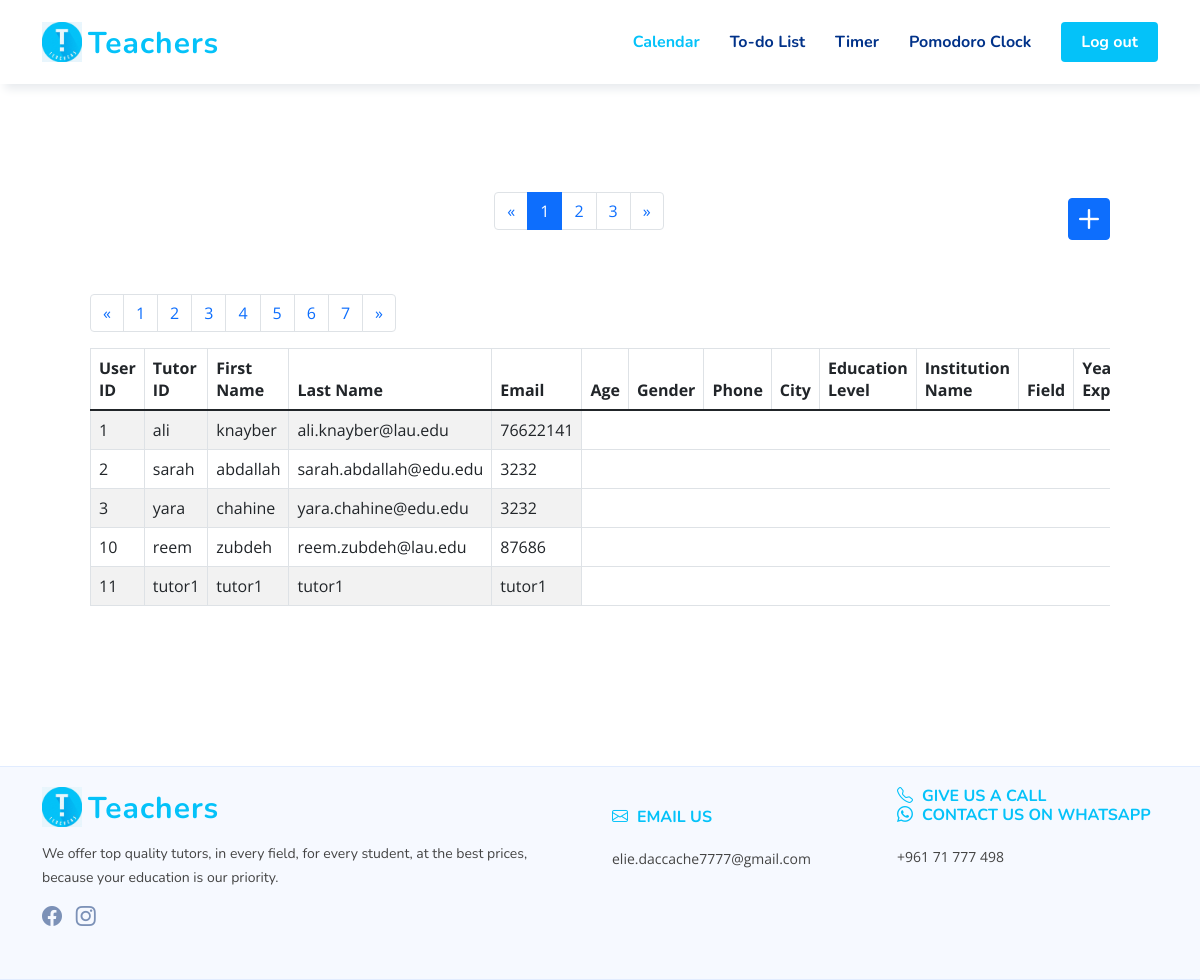
The app's page /admin_tutors_page.php with its own data.
### tables this page shows
CREATE TABLE `users` (
  `user_id` int(11) NOT NULL,
  `type` int(250) NOT NULL,
  `first_name` varchar(250) NOT NULL,
  `last_name` varchar(250) NOT NULL,
  `email` varchar(250) NOT NULL,
  `phone_number` varchar(250) NOT NULL,
  `password` text NOT NULL
);

### admin_tutors_page.php (the view, shortened to what this page needs)
<?php
include("connection.php");
?>
<!DOCTYPE html>
<html lang="en">
<head>
    <link href="./vendor/bootstrap/css/bootstrap.min.css" rel="stylesheet">
    <link href="./vendor/bootstrap-icons/bootstrap-icons.css" rel="stylesheet">
    <link href="./vendor/aos/aos.css" rel="stylesheet">
    <link href="./vendor/remixicon/remixicon.css" rel="stylesheet">
    <link href="./vendor/swiper/swiper-bundle.min.css" rel="stylesheet">
    <link href="./vendor/glightbox/css/glightbox.min.css" rel="stylesheet">
    <link href="./css/style.css" rel="stylesheet">
    <link href="./css/style2.css" rel="stylesheet">
</head>
<body>
    <header id="header" class="header fixed-top header-form">
        <div class="container-fluid container-xl d-flex align-items-center justify-content-between">
            <a href="index.html" class="logo d-flex align-items-center">
                <img src="./img/logo.png" alt="">
                <span>Teachers</span>
            </a>
            <nav id="navbar" class="navbar">
                <ul>
                    <li><a class="nav-link scrollto active" href="#hero">Calendar</a></li>
                    <li><a class="nav-link scrollto" href="#about">To-do List</a></li>
                    <li><a class="nav-link scrollto" href="#team">Timer</a></li>
                    <li><a class="nav-link scrollto" href="#contact">Pomodoro Clock</a></li>
                    <li><a class="getstarted scrollto" href="#about">Log out</a></li>
                </ul>
            </nav>
        </div>
    </header>
    <div class="container" data-page="1">
        <br><br><br><br><br>
        <div class="m-5 d-flex justify-content-between">
            <ul class="pagination">
              <li class="page-item">
                <a class="page-link" href="#" aria-label="Previous">
                  <span aria-hidden="true">&laquo;</span>
                </a>
              </li>
              <li class="page-item active"><a class="page-link" href="#">1</a></li>
              <li class="page-item"><a class="page-link" href="#">2</a></li>
              <li class="page-item"><a class="page-link" href="#">3</a></li>
              <li class="page-item">
                <a class="page-link" href="#" aria-label="Next">
                  <span aria-hidden="true">&raquo;</span>
                </a>
              </li>
            </ul>
            <a class="btn btn-primary p-0" data-bs-toggle="modal" data-bs-target="#add-modal"><i class="bi bi-plus fs-1 lh-1"></i></a>
        </div>
        <div class="table-responsive m-5">
            <table class="table table-bordered table-striped">
                <thead>
                <tr>
                    <th scope="col" onclick="sortBookingsBy(this)" name="user_id">User ID</th>
                    <th scope="col" onclick="sortBookingsBy(this)" name="tutor_id">Tutor ID</th>
                    <th scope="col" onclick="sortBookingsBy(this)" name="tutor_first">First Name</th>
                    <th scope="col" onclick="sortBookingsBy(this)" name="tutor_last">Last Name</th>
                    <th scope="col" onclick="sortBookingsBy(this)" name="email">Email</th>
                    <th scope="col" onclick="sortBookingsBy(this)" name="age">Age</th>
                    <th scope="col" onclick="sortBookingsBy(this)" name="gender">Gender</th>
                    <th scope="col" onclick="sortBookingsBy(this)" name="phone">Phone</th>
                    <th scope="col" onclick="sortBookingsBy(this)" name="city">City</th>
                    <th scope="col" onclick="sortBookingsBy(this)" name="level">Education Level</th>
                    <th scope="col" onclick="sortBookingsBy(this)" name="school">Institution Name</th>
                    <th scope="col" onclick="sortBookingsBy(this)" name="field">Field</th>
                    <th scope="col" onclick="sortBookingsBy(this)" name="years">Years of Experience</th>
                </tr>
                </thead>
                <tbody>
                <?php
                if (isset($_GET['page_no']) && $_GET['page_no']!="") {
                  $page_no = $_GET['page_no'];
                  } else {
                      $page_no = 1;
                      }
                $records_per_page = 5;
                $offset = ($page_no-1) * $records_per_page;
                $previous_page = $page_no - 1;
                $next_page = $page_no + 1;
                $query = "SELECT COUNT(*) As total_records FROM users";
                $stmt1 = $connection->prepare($query);
                $stmt1->execute();
                $results_tutors = $stmt1->get_result();
                $total_records = $results_tutors->fetch_assoc();
                $no_of_pages = ceil($total_records["total_records"] / $records_per_page);
                $query_tutors_application = "SELECT * FROM users LIMIT $records_per_page OFFSET $offset";
                $stmt = $connection->prepare($query_tutors_application);
                $stmt->execute();
                $results_tutors = $stmt->get_result();
                ?>
              <div class="pagContainer">
                <ul class="pagination">
                  <li class="page-item" <?php if($page_no <= 1){ echo "class='disabled'"; } ?>>
                    <a class="page-link"aria-label="Previous" <?php if($page_no > 1){
                          echo "href='?page_no=$previous_page'";
                      } ?>><span aria-hidden="true">&laquo;</span></a>
                  </li>
                      <?php
                        for ($counter = 1; $counter <= $no_of_pages; $counter++){
                        if ($counter == $page_no) {
                          echo "<li class='page-item'><a class='page-link' >$counter</a></li>";
                        }else{
                          echo "<li class='page-item'><a class='page-link' href='?page_no=$counter'>$counter</a></li>";
                            }
                        }?>
                  <li class="page-item"<?php if($page_no >= $no_of_pages){
                      echo "class='disabled'";
                  } ?>>
                    <a class="page-link"<?php if($page_no < $no_of_pages) {
                    echo "href='?page_no=$next_page'";
                    } ?>><span aria-hidden="true">&raquo;</span></a>
                      </li>
                </ul>
                </div>
                <?php
                while($row = $results_tutors->fetch_assoc()){
                  echo "<tr>
                 <td>".$row['user_id']."</td>
                 <td>".$row['first_name']."</td>
                 <td>".$row['last_name']."</td>
                 <td>".$row['email']."</td>
                 <td>".$row['phone_number']."</td>
                 </tr>";
                      }
                ?>
                </tbody>
            </table>
        </div>
    </div>
    <br><br><br><br>
  <footer id="footer" class="footer">
    <div class="footer-top">
      <div class="container">
        <div class="row gy-4">
          <div class="col-lg-6 col-md-12 footer-info">
            <a href="index.html" class="logo d-flex align-items-center">
              <img src="./img/logo.png" alt="">
              <span>Teachers</span>
            </a>
            <p>We offer top quality tutors, in every field, for every student, at the best prices, <br>
              because your education is our priority.</p>
            <div class="social-links mt-3">
                <a href="https://www.facebook.com/Teachers.leb/" class="facebook"><i class="bi bi-facebook"></i></a>
                <a href="https://www.instagram.com/teachers.lb/" class="instagram"><i class="bi bi-instagram"></i></a>
            </div>
          </div>
          <div class="col-lg-3 col-5 footer-links">
            <br> <br class="d-block d-md-none">
            <h4><i class="bi bi-envelope"></i>&ThickSpace; Email us</h4> <br>
            elie.daccache7777@gmail.com
          </div>
          <div class="col-lg-3 col-5 footer-contact text-center text-md-start">
            <h4>
              <i class="bi bi-telephone"></i>&ThickSpace; Give us a call <br>
              <i class="bi bi-whatsapp"></i>&ThickSpace; Contact us on WhatsApp</h4> <br>
            +961 71 777 498
          </div>
        </div>
      </div>
    </div>
  </footer>
</body>
</html>

### css/style.css (style rules this page uses)
:root { scroll-behavior: smooth; }
body { font-family: "Open Sans", sans-serif; color: #444444; }
a { color: #4154f1; text-decoration: none; }
h1, h2, h3, h4, h5, h6 { font-family: "Nunito", sans-serif; }
.header { transition: all 0.5s; z-index: 997; padding: 20px 0; }
.header .logo { line-height: 0; }
.header .logo img { max-height: 40px; margin-right: 6px; }
.header .logo span { font-size: 30px; font-weight: 700; letter-spacing: 1px; color: #04c2f9 ; font-family: "Nunito", sans-serif; margin-top: 3px; }
.navbar { padding: 0; }
.navbar ul { margin: 0; padding: 0; display: flex; list-style: none; align-items: center; }
.navbar li { position: relative; }
.navbar a, .navbar a:focus { display: flex; align-items: center; justify-content: space-between; padding: 10px 0 10px 30px; font-family: "Nunito", sans-serif; font-size: 16px; font-weight: 700; color: #013289; white-space: nowrap; transition: 0.3s; }
.navbar a:hover, .navbar .active, .navbar .active:focus, .navbar li:hover > a { color: #04c2f9; }
.navbar .getstarted, .navbar .getstarted:focus { background: #04c2f9; padding: 8px 20px; margin-left: 30px; border-radius: 4px; color: #fff; }
.footer { background: #f6f9ff; font-size: 14px; }
.footer .footer-top { border-top: 1px solid #e1ecff; border-bottom: 1px solid #e1ecff; padding: 20px 0 20px 0; }
.footer .footer-top .footer-info { margin-bottom: 30px; }
.footer .footer-top .footer-info .logo { line-height: 0; margin-bottom: 15px; }
.footer .footer-top .footer-info .logo img { max-height: 40px; margin-right: 6px; }
.footer .footer-top .footer-info .logo span { font-size: 30px; font-weight: 700; letter-spacing: 1px; color: #04c2f9 ; font-family: "Nunito", sans-serif; margin-top: 3px; }
.footer .footer-top .footer-info p { font-size: 14px; line-height: 24px; margin-bottom: 0; font-family: "Nunito", sans-serif; }
.footer .footer-top .social-links a { font-size: 20px; display: inline-block; color: rgba(1, 41, 112, 0.5); line-height: 0; margin-right: 10px; transition: 0.3s; }
.footer .footer-top h4 { font-size: 16px; font-weight: bold; color: #04c2f9 ; text-transform: uppercase; position: relative; padding-bottom: 12px; }
.footer .footer-top .footer-links { margin-bottom: 30px; }

### css/style2.css (style rules this page uses)
.header-form { box-shadow: 5px 5px 9px #e8ebee; background-color: white; }
#footer h4 { margin: 0; padding: 0; }

### records on screen
users: user_id "1", first_name "ali", last_name "knayber", email "ali.knayber@lau.edu", phone_number "76622141"
users: user_id "2", first_name "sarah", last_name "abdallah", email "sarah.abdallah@edu.edu", phone_number "3232"
users: user_id "3", first_name "yara", last_name "chahine", email "yara.chahine@edu.edu", phone_number "3232"
users: user_id "10", first_name "reem", last_name "zubdeh", email "reem.zubdeh@lau.edu", phone_number "87686"
users: user_id "11", first_name "tutor1", last_name "tutor1", email "tutor1", phone_number "tutor1"
